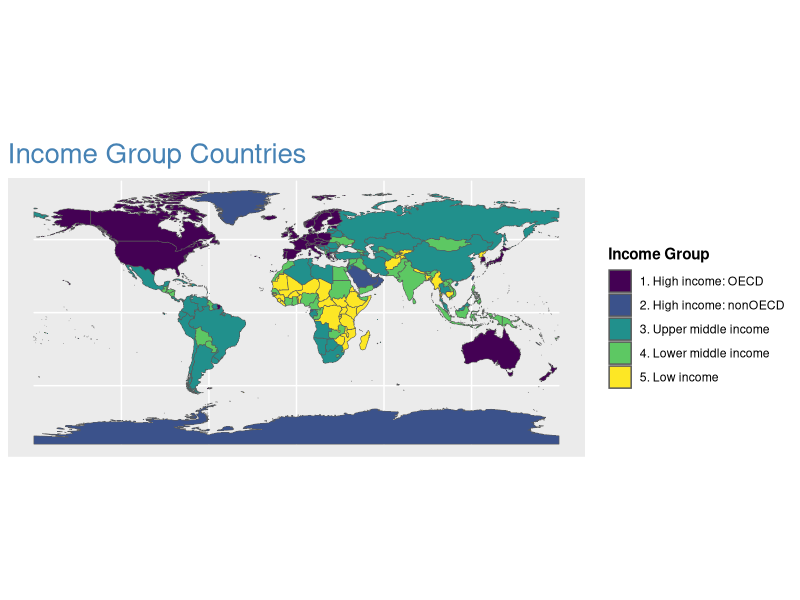
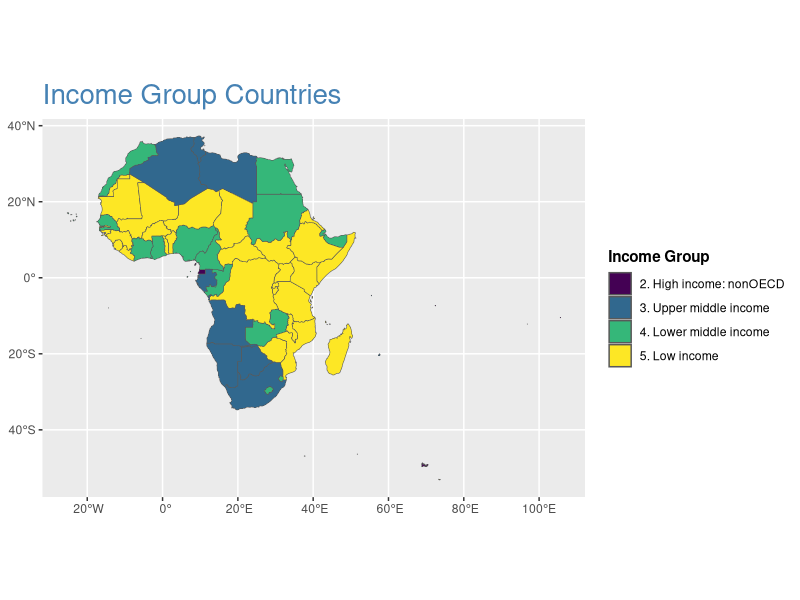
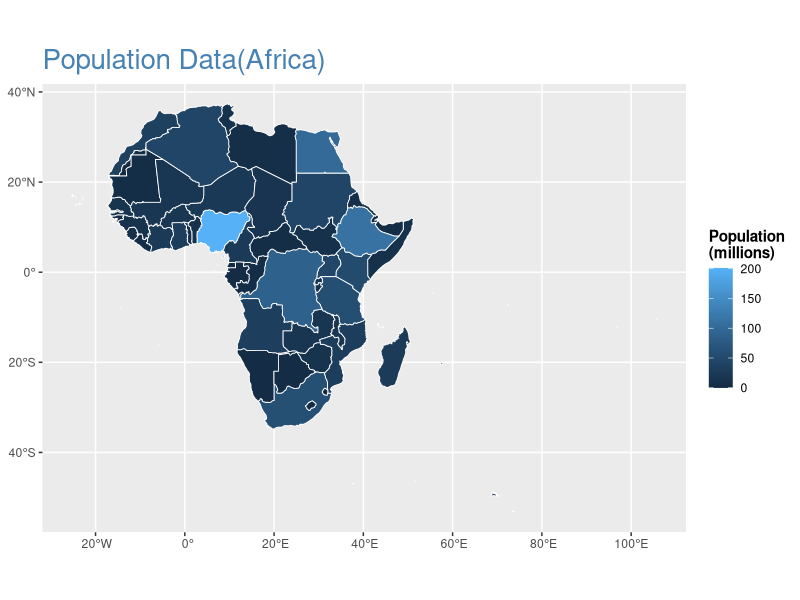
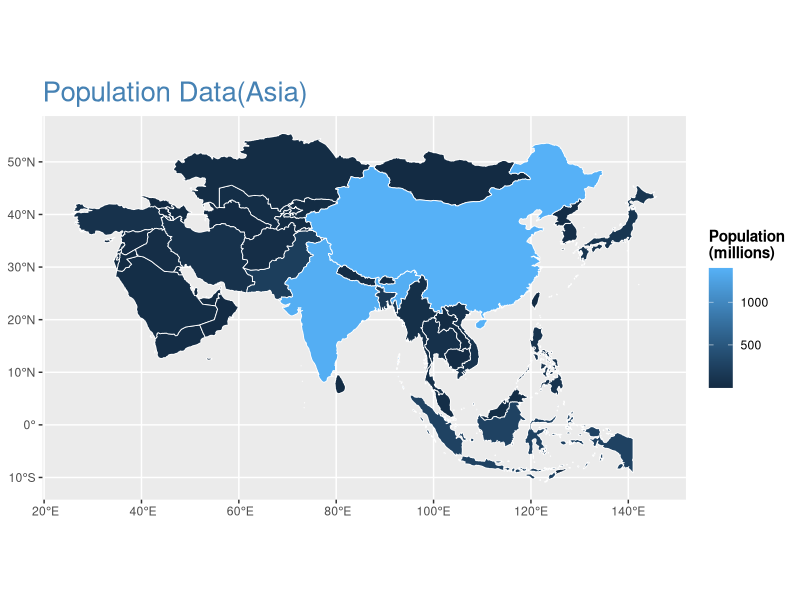

Source code (R) for these figures, in order: (Note: this script raises an error after producing the figures.)
install.packages("rnaturalearth")
install.packages("terra")
install.packages("rnaturalearthdata")
library(rnaturalearth)
library(tidyverse)

world<-ne_countries(scale="medium",returnclass = "sf") #sf=simple feature

view(world)


#ploting the dataset

world %>% 
  ggplot(aes(fill=income_grp))+
  geom_sf()+
  scale_fill_viridis_d()+
  theme(legend.position = "right",
        legend.title=element_text(face="bold"),
        plot.title = element_text(size=20,
        color = "steelblue"),
        hjust=0.5,face="bold")+
  labs(title = "Income Group Countries", fill="Income Group")


#africa data
world %>% 
  filter(region_un=="Africa") %>%  
  ggplot(aes(fill=income_grp))+
  geom_sf()+
  scale_fill_viridis_d()+
  theme(legend.position = "right",
        legend.title=element_text(face="bold"),
        plot.title = element_text(size=20,
                                  color = "steelblue"),
        hjust=0.5,face="bold")+
  labs(title = "Income Group Countries", fill="Income Group")

head(world)


#africa data
world %>% 
  filter(region_un=="Africa") %>%  
  ggplot()+
  geom_sf(aes(fill=pop_est/1e6),color="white",lwd=0.3)+
  theme(legend.position = "right",
        legend.title=element_text(face="bold"),
        plot.title = element_text(size=20,
                                  color = "steelblue"),
        hjust=0.5,face="bold")+
  labs(title = "Population Data(Africa)", fill="Population\n(millions)")


#asia data
world %>% 
  filter(region_un=="Asia") %>%  
  ggplot()+
  geom_sf(aes(fill=pop_est/1e6),color="white",lwd=0.3)+
  theme(legend.position = "right",
        legend.title=element_text(face="bold"),
        plot.title = element_text(size=20,
                                  color = "steelblue"),
        hjust=0.5,face="bold")+
  labs(title = "Population Data(Asia)", fill="Population\n(millions)")


atlas <- read_rds("https://github.com/viniciusoike/restateinsight/raw/main/static/data/atlas_sp_hdi.rds")


ggplot(atlas) +
  geom_sf(aes(fill = HDI),
          lwd = 0.05,
          color = "white") +
  scale_fill_fermenter(
    name = "HDI scores",
    breaks = seq(0.65, 0.95, 0.05),
    direction = 1,
    palette = "YlGnBu") +
    labs(title = "HDI in Sao Paulo, BR (2010)") +
    theme(# Legend
    legend.position = "bottom",
    legend.key.width = unit(1.7, "cm"),
    legend.text = element_text(size = 11),
    # Increase size and horizontal alignment of the both the title and subtitle
    plot.title = element_text(size = 20,
                              hjust = 0.5,
                              face = "bold"),
    plot.subtitle = element_text(hjust = 0.5))
